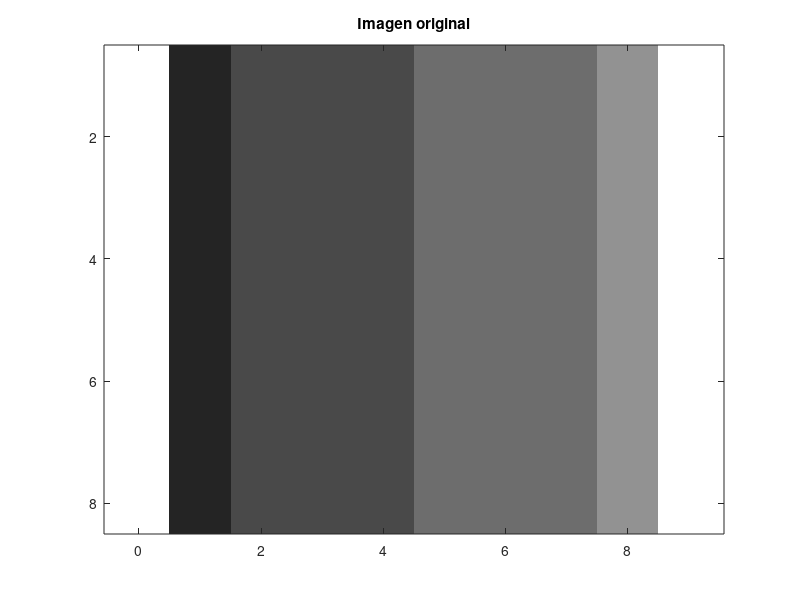
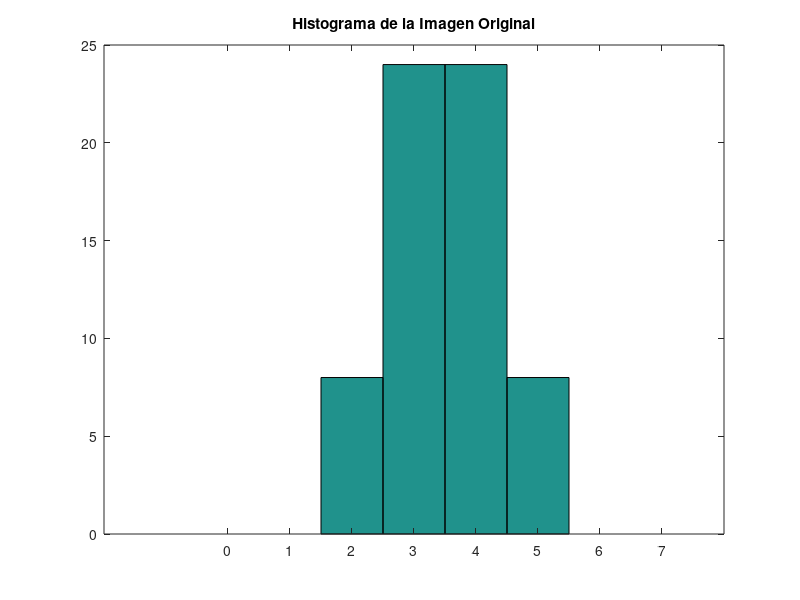
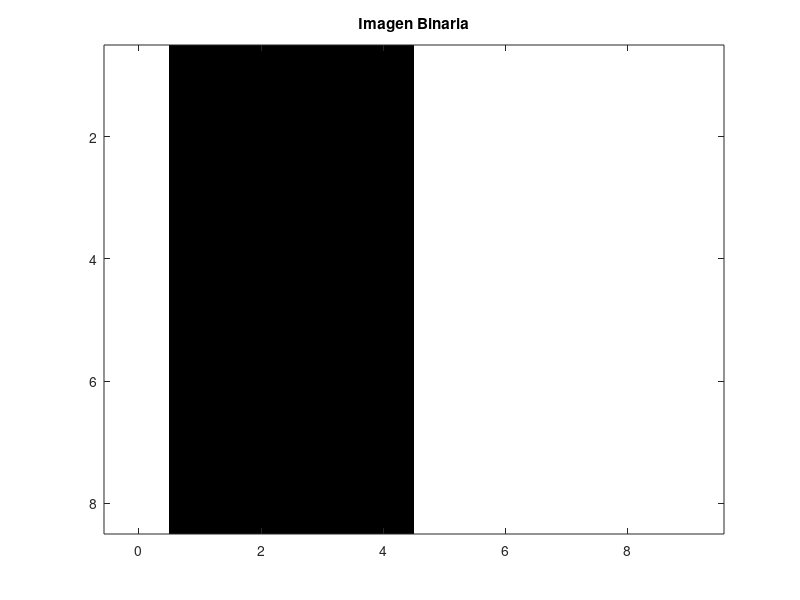
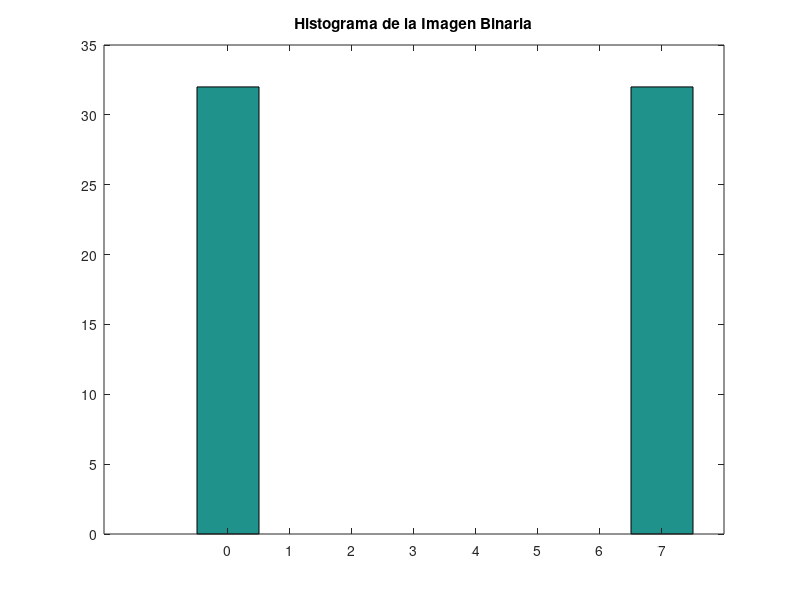

The MATLAB source for these figures, in order:
clc
close all
clear all

f=[2 3 3 3 4 4 4 5;
    2 3 3 3 4 4 4 5;
    2 3 3 3 4 4 4 5;
    2 3 3 3 4 4 4 5;
    2 3 3 3 4 4 4 5;
    2 3 3 3 4 4 4 5;
    2 3 3 3 4 4 4 5;
    2 3 3 3 4 4 4 5];
figure(1); image(f); colormap(gray(8)); title('Imagen original');
axis equal
figure(2); hist(f(:),[0:7]); title('Histograma de la Imagen Original')

umbral=3;

[m n]=size(f);
f2=uint8(zeros(m,n));

for i=1:m
    for j=1:n
        if f(i,j)<=umbral
            f2(i,j)=0;
        else
            f2(i,j)=7;
        end
    end
end

figure(3); image(f2); colormap(gray(8)); title('Imagen Binaria');
axis equal
figure(4); hist(double(f2(:)),[0:7]); title('Histograma de la Imagen Binaria');